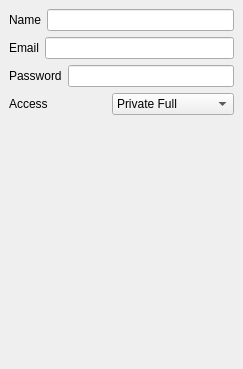
<ui version="4.0" >
 <class>GoogleAccount</class>
 <widget class="QWidget" name="GoogleAccount" >
  <property name="geometry" >
   <rect>
    <x>0</x>
    <y>0</y>
    <width>243</width>
    <height>369</height>
   </rect>
  </property>
  <property name="windowTitle" >
   <string>Google Account</string>
  </property>
  <layout class="QVBoxLayout" >
   <property name="margin" >
    <number>9</number>
   </property>
   <property name="spacing" >
    <number>6</number>
   </property>
   <item>
    <layout class="QHBoxLayout" >
     <property name="margin" >
      <number>0</number>
     </property>
     <property name="spacing" >
      <number>6</number>
     </property>
     <item>
      <widget class="QLabel" name="nameLabel" >
       <property name="text" >
        <string>Name</string>
       </property>
      </widget>
     </item>
     <item>
      <widget class="QLineEdit" name="nameText" >
       <property name="readOnly" >
        <bool>true</bool>
       </property>
      </widget>
     </item>
    </layout>
   </item>
   <item>
    <layout class="QHBoxLayout" >
     <property name="margin" >
      <number>0</number>
     </property>
     <property name="spacing" >
      <number>6</number>
     </property>
     <item>
      <widget class="QLabel" name="emailLabel" >
       <property name="text" >
        <string>Email</string>
       </property>
      </widget>
     </item>
     <item>
      <widget class="QLineEdit" name="emailText" />
     </item>
    </layout>
   </item>
   <item>
    <layout class="QHBoxLayout" >
     <property name="margin" >
      <number>0</number>
     </property>
     <property name="spacing" >
      <number>6</number>
     </property>
     <item>
      <widget class="QLabel" name="passwordLabel" >
       <property name="text" >
        <string>Password</string>
       </property>
      </widget>
     </item>
     <item>
      <widget class="QLineEdit" name="passwordText" >
       <property name="echoMode" >
        <enum>QLineEdit::PasswordEchoOnEdit</enum>
       </property>
      </widget>
     </item>
    </layout>
   </item>
   <item>
    <layout class="QHBoxLayout" >
     <property name="margin" >
      <number>0</number>
     </property>
     <property name="spacing" >
      <number>6</number>
     </property>
     <item>
      <widget class="QLabel" name="accessLabel" >
       <property name="text" >
        <string comment="Type of access to google account" >Access</string>
       </property>
      </widget>
     </item>
     <item>
      <widget class="QComboBox" name="accessCombo" >
       <item>
        <property name="text" >
         <string>Private Full</string>
        </property>
       </item>
       <item>
        <property name="text" >
         <string>Public Full</string>
        </property>
       </item>
       <item>
        <property name="text" >
         <string>Public Free/Busy</string>
        </property>
       </item>
      </widget>
     </item>
    </layout>
   </item>
   <item>
    <spacer>
     <property name="orientation" >
      <enum>Qt::Vertical</enum>
     </property>
     <property name="sizeHint" >
      <size>
       <width>71</width>
       <height>121</height>
      </size>
     </property>
    </spacer>
   </item>
  </layout>
 </widget>
 <resources/>
 <connections/>
</ui>
